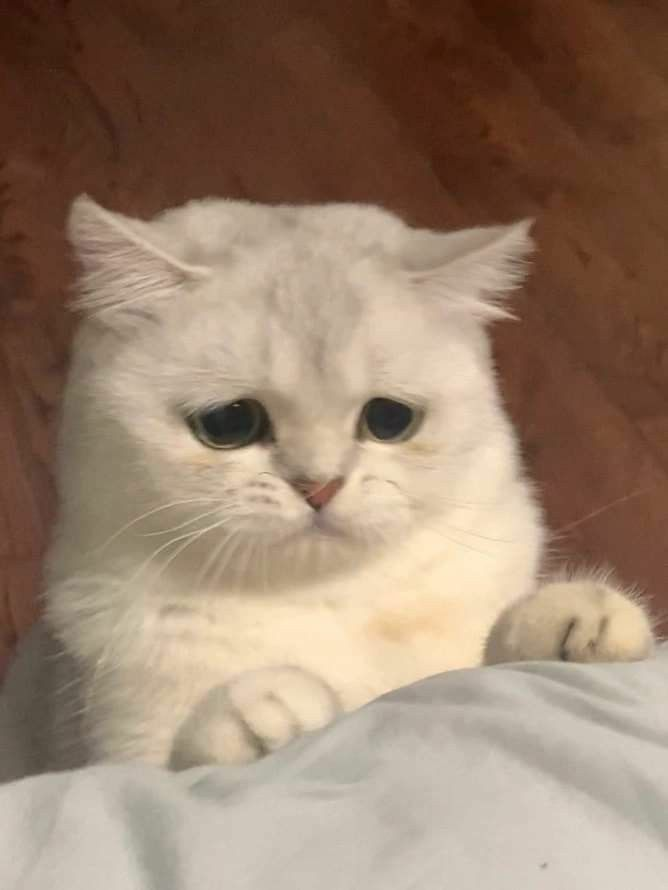
#> input picture kucing.jpg, 668 x 890 px
$ python tugas.py
#> lines starting #> are read from the running program, lines starting #| are printed output that depends on the picture; after the words box and inside, x2 and y2 are one past the last pixel; in counts of white or black regions, pixels touching at a corner belong together
# Imports Pustaka
import cv2
from matplotlib import pyplot as plt
import numpy as np

# Loading Gambar
file = "./kucing.jpg"
img = cv2.imread(file)
#> img is the input picture: shape (890, 668, 3); mean B, G, R 109.9, 129.5, 152.8
img = cv2.cvtColor(img, cv2.COLOR_BGR2RGB)
plt.imshow(img)
plt.show()

# Konversi citra warna menjadi abu-abu
gray = cv2.cvtColor(img, cv2.COLOR_BGR2GRAY)
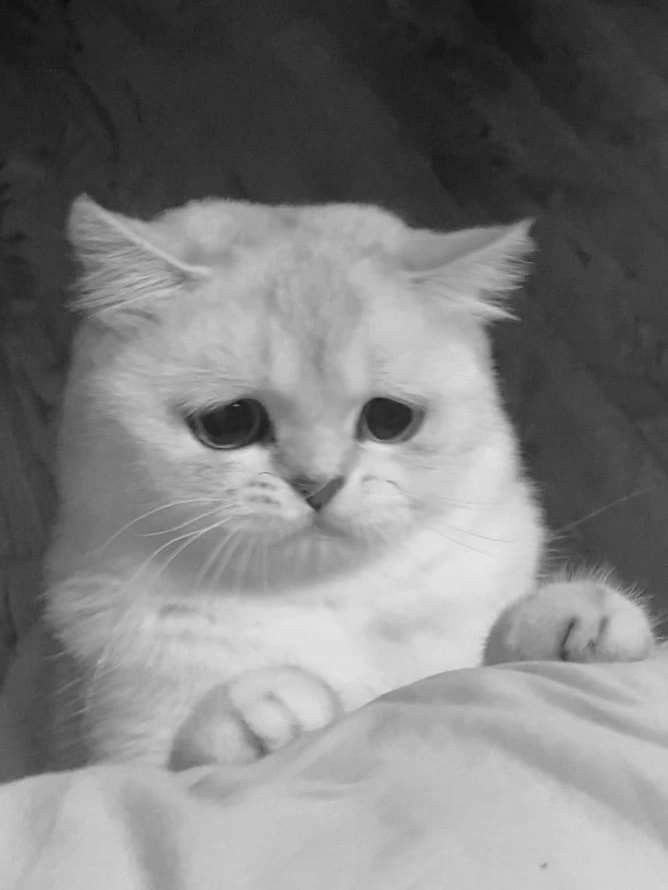
#> gray: shape (890, 668); min 13, max 231, mean 126.3
thresh = cv2.adaptiveThreshold(
    gray, 255, cv2.ADAPTIVE_THRESH_GAUSSIAN_C, cv2.THRESH_BINARY_INV, 21, 5
)
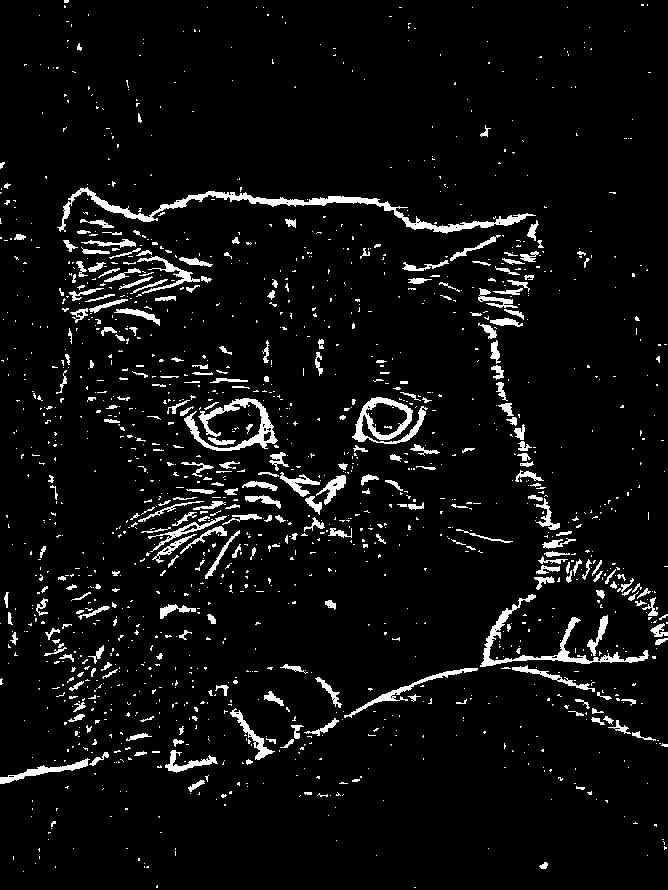
#> thresh: shape (890, 668); 5.5% white; 1519 white regions (1249 under 20 px)

# Fungsi untuk menemukan kontur
contours, _ = cv2.findContours(thresh, cv2.RETR_TREE, cv2.CHAIN_APPROX_SIMPLE)
#> contours = 1594 contours, 1416 with area under 20; largest, box (x1, y1, x2, y2) and area: (57, 187, 536, 234) 2382, (352, 397, 428, 444) 1880, (480, 594, 649, 667) 1202, (184, 398, 278, 451) 1194, (365, 402, 408, 436) 907
detected_contours = img.copy()
cv2.drawContours(detected_contours, contours, -1, (0, 255, 0), -1)
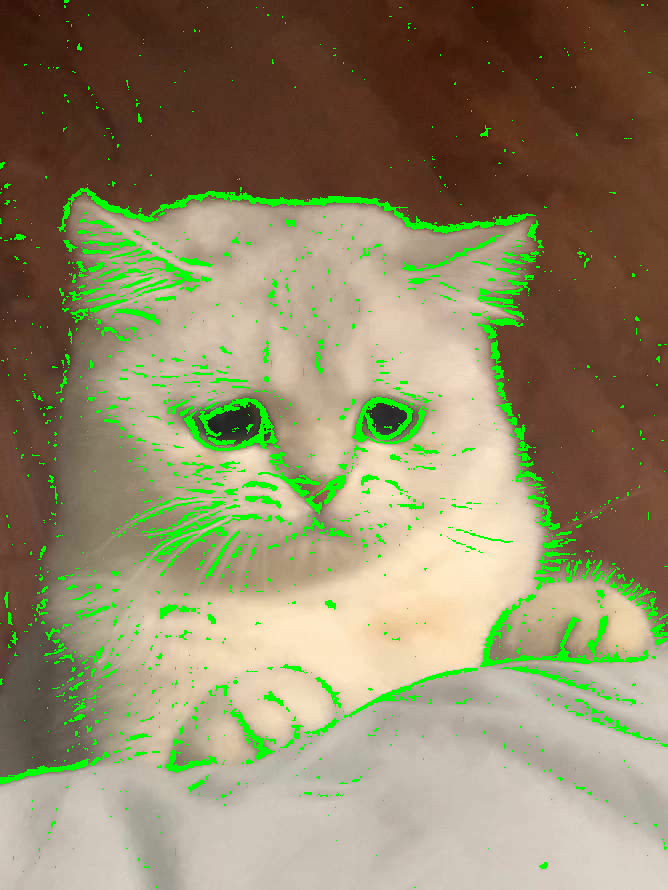
#> detected_contours: shape (890, 668, 3); mean R, G, B 144.9, 136.9, 104.3
plt.imshow(detected_contours)
plt.title('Detected contours')
plt.show()

contours, _ = cv2.findContours(
    thresh, cv2.RETR_EXTERNAL, cv2.CHAIN_APPROX_SIMPLE
)
#> contours = 1515 contours, 1341 with area under 20; largest, box (x1, y1, x2, y2) and area: (57, 187, 536, 234) 2382, (352, 397, 428, 444) 1880, (480, 594, 649, 667) 1202, (184, 398, 278, 451) 1194, (344, 668, 478, 718) 467

# Masking gambar
highlight = np.ones_like(img)
cv2.drawContours(highlight, contours, -1, (0, 200, 175), cv2.FILLED)
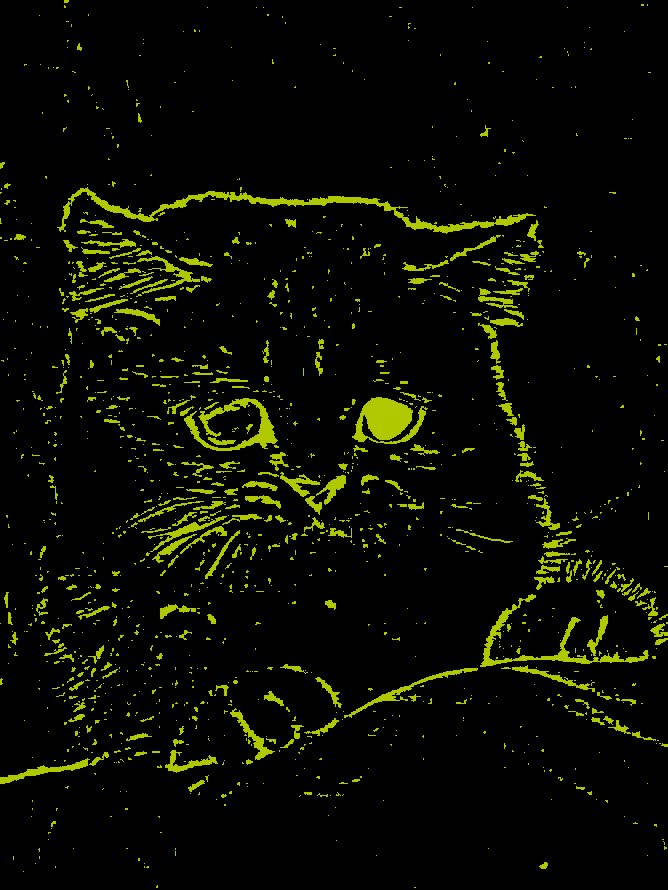
#> highlight: shape (890, 668, 3); mean of channels 0, 1, 2 0.9, 12.4, 11; drawn as B, G, R
plt.imshow(highlight)
plt.title('Highlight contour with color')
plt.show()

# Penyamaran kembali atau ulang
mask = np.zeros_like(img)
cv2.drawContours(mask, contours, -1, (255, 255, 255), cv2.FILLED)
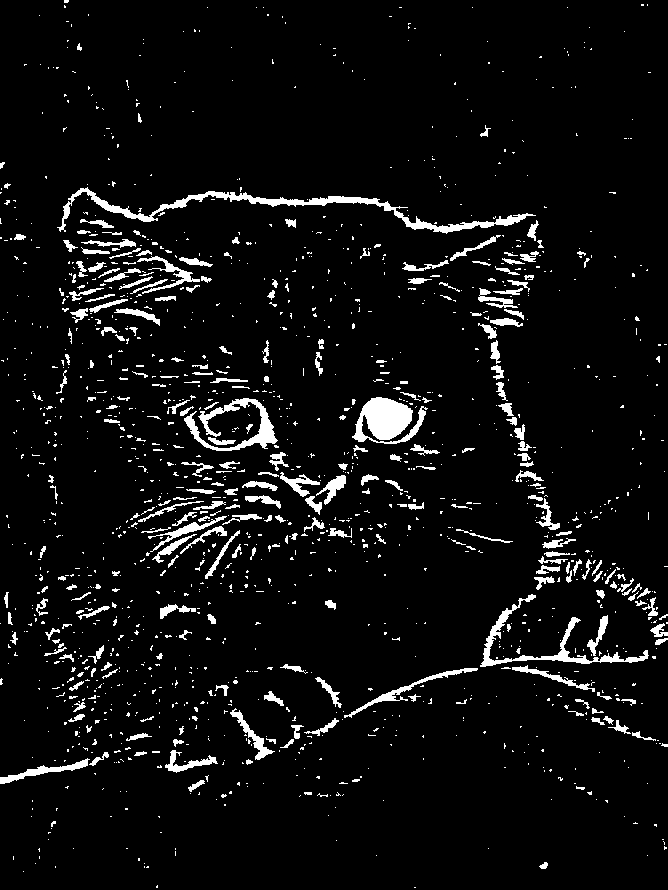
#> mask: shape (890, 668, 3); 5.7% white; 1515 white regions (1245 under 20 px), largest, box (x1, y1, x2, y2) and area: (57, 187, 536, 234) 2986, (352, 397, 428, 444) 2061, (480, 594, 649, 667) 1544
foreground = cv2.bitwise_and(img, mask)
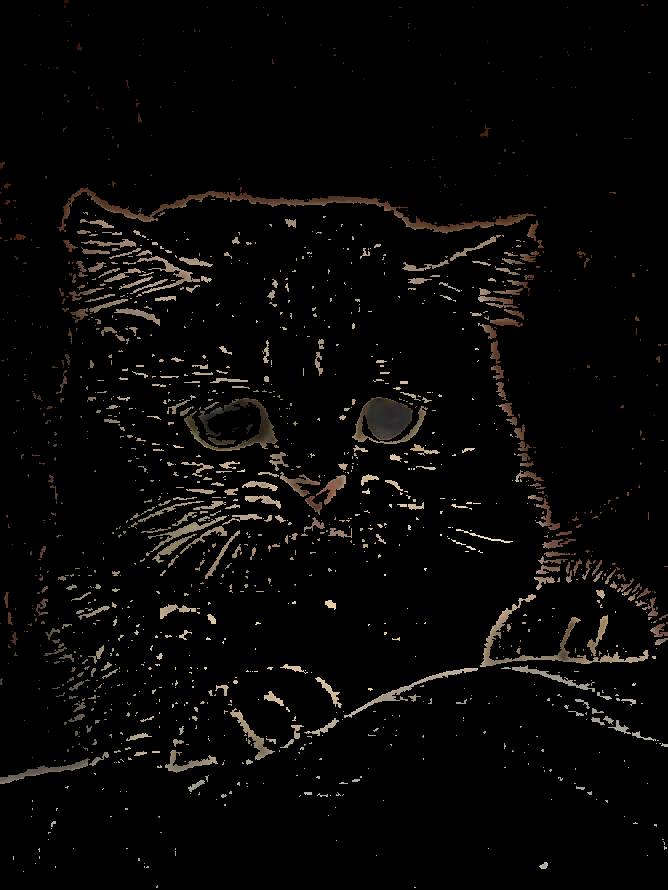
#> foreground: shape (890, 668, 3); mean R, G, B 8, 6.8, 5.7

# Tepi
plt.imshow(foreground)
plt.title('Extract contours')
plt.show()

# --main-plot--
contours = {
    "Original": img,
    "Detected contours": detected_contours,
    "Color contours": highlight,
    "Extract contours": foreground
}

plt.subplots_adjust(wspace=.2, hspace=.2)
plt.tight_layout()

for i, (key, value) in enumerate(contours.items()):
    plt.subplot(2, 2, i + 1)
    plt.tick_params(labelbottom=False)
    plt.tick_params(labelleft=False)
    plt.title(key)
    plt.imshow(value)
#> this loop made 4 passes

plt.show()
